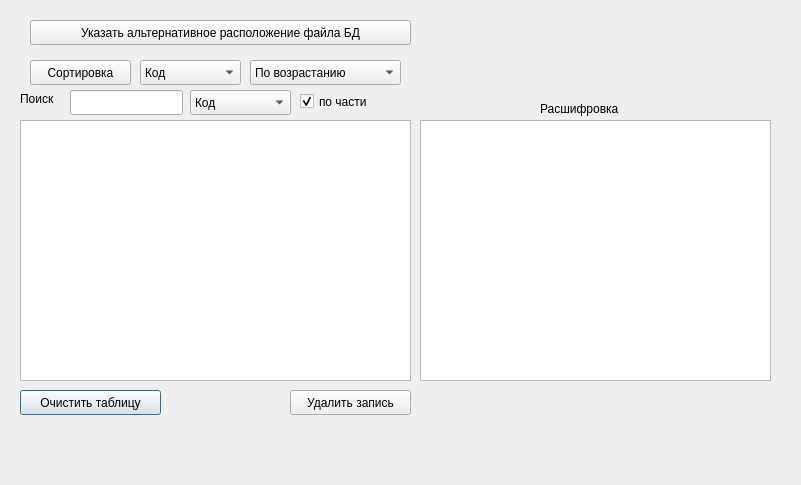
<?xml version="1.0" encoding="UTF-8"?>
<ui version="4.0">
 <class>DebugWindow</class>
 <widget class="QDialog" name="DebugWindow">
  <property name="geometry">
   <rect>
    <x>0</x>
    <y>0</y>
    <width>801</width>
    <height>485</height>
   </rect>
  </property>
  <property name="windowTitle">
   <string>Dialog</string>
  </property>
  <widget class="QTableView" name="tableActions">
   <property name="geometry">
    <rect>
     <x>20</x>
     <y>120</y>
     <width>391</width>
     <height>261</height>
    </rect>
   </property>
  </widget>
  <widget class="QTableView" name="tableCode">
   <property name="geometry">
    <rect>
     <x>420</x>
     <y>120</y>
     <width>351</width>
     <height>261</height>
    </rect>
   </property>
  </widget>
  <widget class="QPushButton" name="delTableActions_button">
   <property name="geometry">
    <rect>
     <x>20</x>
     <y>390</y>
     <width>141</width>
     <height>25</height>
    </rect>
   </property>
   <property name="text">
    <string>Очистить таблицу</string>
   </property>
  </widget>
  <widget class="QPushButton" name="deleteRecord_button">
   <property name="geometry">
    <rect>
     <x>290</x>
     <y>390</y>
     <width>121</width>
     <height>25</height>
    </rect>
   </property>
   <property name="text">
    <string>Удалить запись</string>
   </property>
  </widget>
  <widget class="QComboBox" name="comboSortField">
   <property name="geometry">
    <rect>
     <x>140</x>
     <y>60</y>
     <width>101</width>
     <height>25</height>
    </rect>
   </property>
   <item>
    <property name="text">
     <string>Код</string>
    </property>
   </item>
   <item>
    <property name="text">
     <string>Время</string>
    </property>
   </item>
   <item>
    <property name="text">
     <string>Результат</string>
    </property>
   </item>
  </widget>
  <widget class="QPushButton" name="sort_button">
   <property name="geometry">
    <rect>
     <x>30</x>
     <y>60</y>
     <width>101</width>
     <height>25</height>
    </rect>
   </property>
   <property name="text">
    <string>Сортировка</string>
   </property>
  </widget>
  <widget class="QComboBox" name="comboSortOrder">
   <property name="geometry">
    <rect>
     <x>250</x>
     <y>60</y>
     <width>151</width>
     <height>25</height>
    </rect>
   </property>
   <item>
    <property name="text">
     <string>По возрастанию</string>
    </property>
   </item>
   <item>
    <property name="text">
     <string>По убыванию</string>
    </property>
   </item>
  </widget>
  <widget class="QLineEdit" name="searchLine">
   <property name="geometry">
    <rect>
     <x>70</x>
     <y>90</y>
     <width>113</width>
     <height>25</height>
    </rect>
   </property>
   <property name="text">
    <string/>
   </property>
  </widget>
  <widget class="QLabel" name="label">
   <property name="geometry">
    <rect>
     <x>20</x>
     <y>90</y>
     <width>51</width>
     <height>17</height>
    </rect>
   </property>
   <property name="text">
    <string>Поиск</string>
   </property>
  </widget>
  <widget class="QComboBox" name="comboSearchField">
   <property name="geometry">
    <rect>
     <x>190</x>
     <y>90</y>
     <width>101</width>
     <height>25</height>
    </rect>
   </property>
   <item>
    <property name="text">
     <string>Код</string>
    </property>
   </item>
   <item>
    <property name="text">
     <string>Время</string>
    </property>
   </item>
   <item>
    <property name="text">
     <string>Результат</string>
    </property>
   </item>
  </widget>
  <widget class="QCheckBox" name="checkSearch">
   <property name="geometry">
    <rect>
     <x>300</x>
     <y>90</y>
     <width>92</width>
     <height>23</height>
    </rect>
   </property>
   <property name="text">
    <string>по части</string>
   </property>
   <property name="checked">
    <bool>true</bool>
   </property>
  </widget>
  <widget class="QPushButton" name="altpath_Button">
   <property name="geometry">
    <rect>
     <x>30</x>
     <y>20</y>
     <width>381</width>
     <height>25</height>
    </rect>
   </property>
   <property name="text">
    <string>Указать альтернативное расположение файла БД</string>
   </property>
  </widget>
  <widget class="QLabel" name="label_2">
   <property name="geometry">
    <rect>
     <x>540</x>
     <y>100</y>
     <width>101</width>
     <height>17</height>
    </rect>
   </property>
   <property name="text">
    <string>Расшифровка</string>
   </property>
  </widget>
 </widget>
 <resources/>
 <connections/>
</ui>
